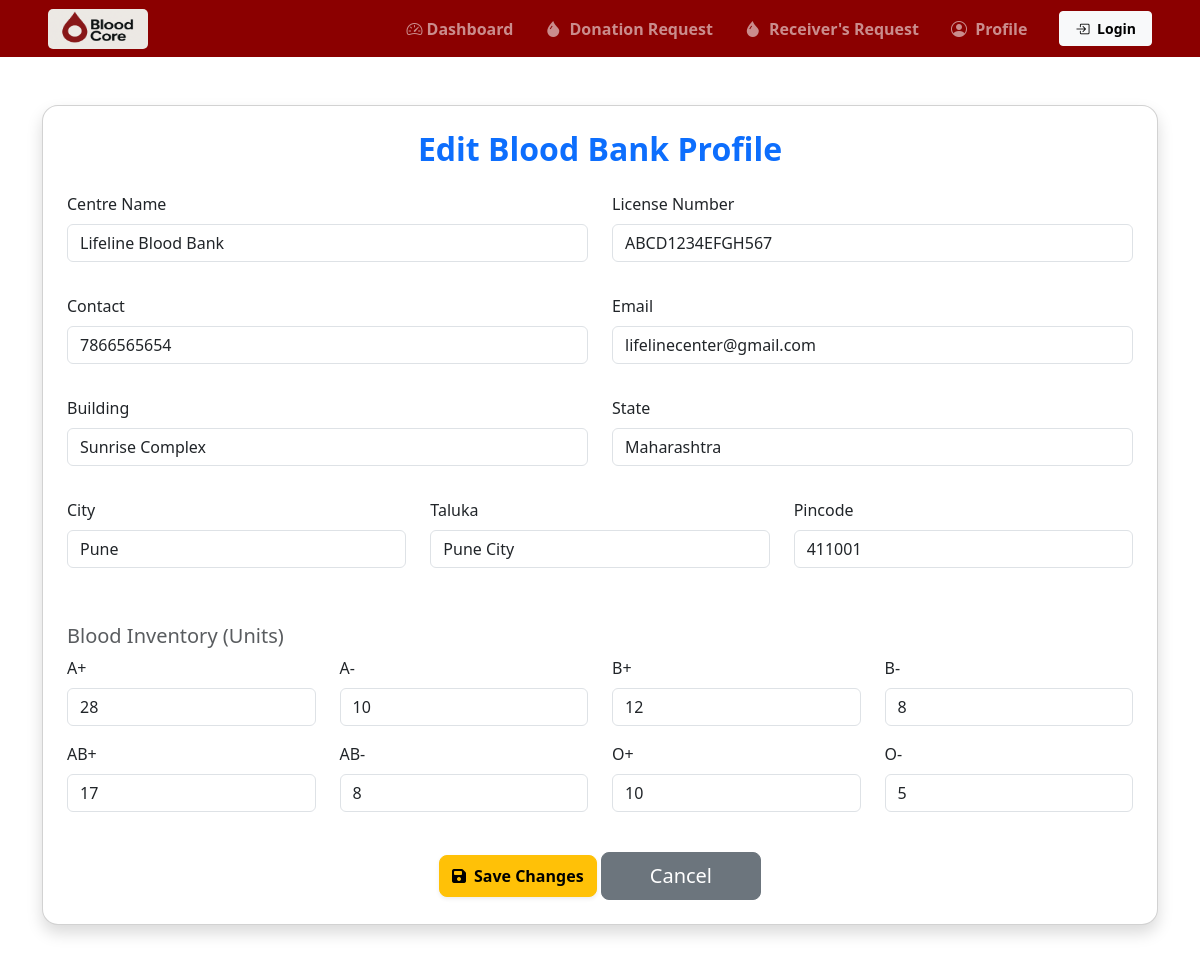
The page /edit-bloodbank-profile/1 on the database its author committed.
### app1/models.py (models this page shows, shortened)
class BloodBank(models.Model):
    user = models.OneToOneField('CustomUser', on_delete=models.CASCADE, related_name='blood_bank_profile')
    blood_centre_name = models.CharField(max_length=255, verbose_name="Blood Centre Name")
    address = models.ForeignKey(Address, on_delete=models.CASCADE)
    license_number = models.CharField(max_length=15,unique=True,validators=[RegexValidator(regex=r'^[A-Za-z0-9]{15}$', message="License number must be 15 alphanumeric characters.")]
    )
    blood_inventory = models.JSONField(default=dict)
    created_at = models.DateTimeField(auto_now_add=True)
    updated_at = models.DateTimeField(auto_now=True)

class CustomUser(AbstractUser):
    is_donor = models.BooleanField(default=False)
    is_receiver = models.BooleanField(default=False)
    is_bloodbank = models.BooleanField(default=False)
    contact = models.CharField(max_length=10,validators=[RegexValidator(regex=r'^\d{10}$',message = "Contact number must be 10 digits")])
    email = models.EmailField(unique=True)

class Address(models.Model):
    building = models.CharField(max_length=255)
    city = models.CharField(max_length=100)
    state = models.CharField(max_length=100)
    taluka = models.CharField(max_length=100)
    pincode = models.CharField(max_length=10,validators=[RegexValidator(regex = r'^\d{6}$',message = "Enter six digits pincode")])

### app1/views.py (the view, shortened to what this page needs)
# urls.py: path('edit-bloodbank-profile/<int:id>',views.edit_bloodbank_profile,name='edit-bloodbank-profile'),
def edit_bloodbank_profile(request, id):
    try:
        bloodbank = BloodBank.objects.get(id=id)
        user = bloodbank.user
        blood_groups = ['A+', 'A-', 'B+', 'B-', 'AB+', 'AB-', 'O+', 'O-']
    except BloodBank.DoesNotExist:
        raise Http404("Blood Bank not found")
    context = {
        'bloodbank': bloodbank,
        'blood_groups': blood_groups
    }
    return render(request, 'edit_bloodbank_profile.html', context)

### app1/templatetags/custom_filters.py (called while the page is built)
@register.filter
def get_item(dictionary, key):
    return dictionary.get(key)

### templates/edit_bloodbank_profile.html (shortened to what this page needs)
{% extends "bloodbank_dashboard.html" %}
{% load static %}
{% load custom_filters %}
{% block content %}
<div class="container mt-5 mb-5">
    <form method="POST" class="card shadow p-4 rounded-4">
        <h2 class="text-center mb-4 text-primary fw-bold">Edit Blood Bank Profile</h2>
        <div class="row mb-3">
            <div class="col-md-6 mb-3">
                <label class="form-label">Centre Name</label>
                <input type="text" name="blood_centre_name" value="{{ bloodbank.blood_centre_name }}" required class="form-control">
            </div>
            <div class="col-md-6 mb-3">
                <label class="form-label">License Number</label>
                <input type="text" name="license_number" value="{{ bloodbank.license_number }}" readonly class="form-control">
            </div>
        </div>
        <div class="row mb-3">
            <div class="col-md-6 mb-3">
                <label class="form-label">Contact</label>
                <input type="text" name="contact" value="{{ bloodbank.user.contact }}" required class="form-control">
            </div>
            <div class="col-md-6 mb-3">
                <label class="form-label">Email</label>
                <input type="email" name="email" value="{{ bloodbank.user.email }}" readonly class="form-control">
            </div>
        </div>
        <div class="row mb-3">
            <div class="col-md-6 mb-3">
                <label class="form-label">Building</label>
                <input type="text" name="building" class="form-control" value="{{ bloodbank.address.building }}" required>
            </div>
            <div class="col-md-6 mb-3">
                <label class="form-label">State</label>
                <input type="text" name="state" class="form-control" value="{{ bloodbank.address.state }}" id="state" required readonly>
            </div>
        </div>
        <div class="row mb-3">
            <div class="col-md-4 mb-3">
                <label class="form-label">City</label>
                <input type="text" name="city" class="form-control" value="{{ bloodbank.address.city }}" id="city" required readonly>
            </div>
            <div class="col-md-4 mb-3">
                <label class="form-label">Taluka</label>
                <input type="text" name="taluka" class="form-control" value="{{ bloodbank.address.taluka }}" id="taluka" required readonly>
            </div>
            <div class="col-md-4 mb-3">
                <label class="form-label">Pincode</label>
                <input type="text" name="pincode" class="form-control" value="{{ bloodbank.address.pincode }}" id="pincode" required oninput="fetchAddress()">
            </div>
        </div>
        <h5 class="text-muted mt-4 mb-2">Blood Inventory (Units)</h5>
        <div class="row">
            {% for group in blood_groups %}
            <div class="col-md-3 mb-3">
                <label for="{{ group }}" class="form-label">{{ group }}</label>
                <input type="number" name="inventory_{{ group }}" class="form-control"
                       value="{{ bloodbank.blood_inventory|get_item:group|default:0 }}" min="0">
            </div>
            {% endfor %}
        </div>
        <div class="text-center mt-4">
            <button type="submit" class="btn btn-warning py-2 fw-semibold rounded-3 shadow-sm">
                <i class="fas fa-save me-2"></i>Save Changes
            </button>
            <a href="{% url 'bloodbank-profile' %}" class="btn btn-secondary btn-lg px-5 rounded-3">
                Cancel
            </a>
        </div>
    </form>
</div>
{% endblock %}

### rows shown on the page
BloodBank: blood_centre_name "Lifeline Blood Bank", license_number "ABCD1234EFGH567", contact "7866565654", email "lifelinecenter@gmail.com", building "Sunrise Complex", state "Maharashtra", city "Pune", taluka "Pune City", pincode "411001", blood_inventory|get_item "28" "10" "12" "8" "17" "8" "10" "5"

### other values the page prints
{{ group }} "A+" "A-" "B+" "B-" "AB+" "AB-" "O+" "O-"
